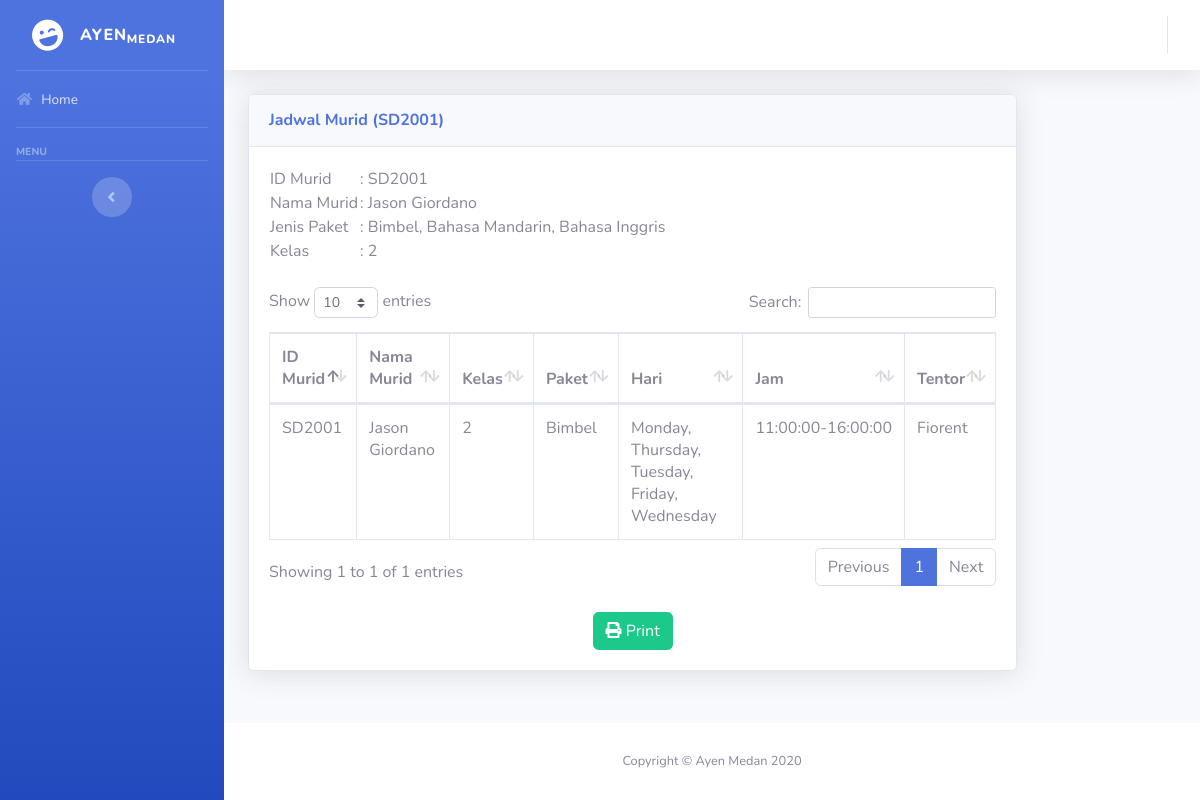
Page /view-jadwal-murid.php?id=SD2001 on the committed database.
### tables this page shows
CREATE TABLE `murid` (
  `idMurid` varchar(10) NOT NULL,
  `namaMurid` text NOT NULL,
  `namaOrtu` text NOT NULL,
  `noHP` varchar(12) NOT NULL,
  `gender` enum('Laki-Laki','Perempuan') NOT NULL,
  `kelas` text NOT NULL,
  `tglDaftar` date NOT NULL,
  `paket` text NOT NULL,
  `tingkat` enum('TK','SD','SMP','SMA') NOT NULL,
  `statusMurid` enum('Aktif','Pasif') NOT NULL DEFAULT 'Aktif'
);

CREATE TABLE `kbm` (
  `id` int(11) NOT NULL,
  `kelas` text NOT NULL,
  `paket` enum('Bimbel','MAFIA','Bahasa Mandarin','Bahasa Inggris') NOT NULL,
  `jamMulai` time NOT NULL,
  `jamAkhir` time NOT NULL,
  `hariMengajar` text NOT NULL,
  `tingkat` enum('TK','SD','SMP','SMA') NOT NULL,
  `tentor` varchar(10) NOT NULL
);

CREATE TABLE `tentor` (
  `idTentor` varchar(10) NOT NULL,
  `namaTentor` text NOT NULL,
  `pendidikan` text NOT NULL,
  `noHP` varchar(12) NOT NULL,
  `gender` enum('Laki-Laki','Perempuan') NOT NULL,
  `kelas` text NOT NULL,
  `tglDaftar` date NOT NULL,
  `paket` text NOT NULL,
  `hariMengajar` text NOT NULL,
  `tingkat` text NOT NULL,
  `jenisTentor` enum('Harian','Tetap') NOT NULL,
  `jamAjar` enum('10.00-20.00','11.00-19.00','14.00-20.00') NOT NULL,
  `status` enum('Aktif','Cuti') NOT NULL
);

### view-jadwal-murid.php (the view, shortened to what this page needs)
<?php
include("koneksi.php");
?>
<html>
    <head>
        <link href="vendor/fontawesome-free/css/all.min.css" rel="stylesheet" type="text/css">
        <link href="css/sb-admin-2.min.css" rel="stylesheet">
		<link href="vendor/datatables/dataTables.bootstrap4.min.css" rel="stylesheet">
    </head>
    <body id="page-top">
    <div id="wrapper">
        <?php include("sidebar.php"); ?>
        <div id="content-wrapper" class="d-flex flex-column">
            <div id="content">
                <nav class="navbar navbar-expand navbar-light bg-white topbar mb-4 static-top shadow">
                    <?php include("topBar.php"); ?>
                </nav>
                <div class="container-fluid">
                    <div class="row">
						<div class="col-xs-12 col-sm-12 col-md-10 col-lg-10">
							<div class="card shadow mb-4">
								<div class="card-header py-3">
									<h6 class="m-0 font-weight-bold text-primary">Jadwal Murid (<?php echo $_GET['id']; ?>)</h6>
								</div>
								<div class="card-body">
									<div class="table-responsive">
										<table border="0">
											<?php
											$dataMurid = mysqli_query($db, "SELECT * FROM `murid` WHERE idMurid = '$_GET[id]'");
											while ($dMurid = mysqli_fetch_array($dataMurid)) {
												$paketMurid = str_replace(", ", "|", $dMurid['paket']);
												$kelasMurid = $dMurid['kelas'];
												$namaMurid = $dMurid['namaMurid'];
											?>
											<tr><td>ID Murid</td><td>: <?php echo $dMurid['idMurid']; ?></td></tr>
											<tr><td>Nama Murid</td><td>: <?php echo $dMurid['namaMurid']; ?></td></tr>
											<tr><td>Jenis Paket</td><td>: <?php echo $dMurid['paket']; ?></td></tr>
											<tr><td>Kelas</td><td>: <?php echo $dMurid['kelas']; ?></td></tr>
											<?php
											}
											?>
										</table>
										<br/>
									</div>
									<div class="table-responsive">
										<table class="table table-bordered" id="dataTable" width="100%" cellspacing="0">
											<thead>
												<tr>
													<th>ID Murid</th>
													<th>Nama Murid</th>
													<th>Kelas</th>
													<th>Paket</th>
													<th>Hari</th>
													<th>Jam</th>
													<th>Tentor</th>
												</tr>
											</thead>
											<tbody>
												<?php
												$dataJadwal = mysqli_query($db, "SELECT murid.idMurid, murid.namaMurid, murid.kelas, kbm.paket, kbm.hariMengajar, kbm.jamMulai, kbm.jamAkhir, tentor.namaTentor from kbm, murid, tentor where kbm.kelas = '$kelasMurid' AND kbm.paket REGEXP '$paketMurid' AND tentor.idTentor = kbm.tentor AND murid.namaMurid = '$namaMurid'");
												if (mysqli_num_rows($dataJadwal) > 0) {
													while ($dJadwal = mysqli_fetch_array($dataJadwal)) {
												?>
												<tr>
													<td><?php echo $dJadwal['idMurid'];?></td>
													<td><?php echo $dJadwal['namaMurid'];?></td>
													<td><?php echo $dJadwal['kelas'];?></td>
													<td><?php echo $dJadwal['paket'];?></td>
													<td><?php echo $dJadwal['hariMengajar'];?></td>
													<td><?php echo $dJadwal['jamMulai'] . "-" . $dJadwal['jamAkhir'];?></td>
													<td><?php echo $dJadwal['namaTentor'];?></td>
												</tr>
												<?php
													}
												}
												?>
											</tbody>
										</table>
									</div><br/>
									<div class="text-center">
										<a href="print.php?table=murid&id=<?= $_GET['id']; ?>" class="btn btn-success" target="_blank"> <i class="fa fa-print"></i> Print</a>
									</div>
								</div>
							</div>
						</div>
					</div>
				</div>
			</div>
			<footer class="sticky-footer bg-white">
				<div class="container my-auto">
					<div class="copyright text-center my-auto">
						<span>Copyright &copy; Ayen Medan 2020</span>
					</div>
				</div>
			</footer>
		</div>
	</div>
	</body>
</html>

### rows in the picture
murid: idMurid "SD2001", namaMurid "Jason Giordano", paket "Bimbel, Bahasa Mandarin, Bahasa Inggris", kelas "2"
kbm: murid.idMurid "SD2001", murid.namaMurid "Jason Giordano", murid.kelas "2", paket "Bimbel", hariMengajar "Monday, Thursday, Tuesday, Friday, Wednesday", jamMulai "11:00:00", jamAkhir "16:00:00", tentor.namaTentor "Fiorent"

### other values in the picture
$_GET['id'] "SD2001"
